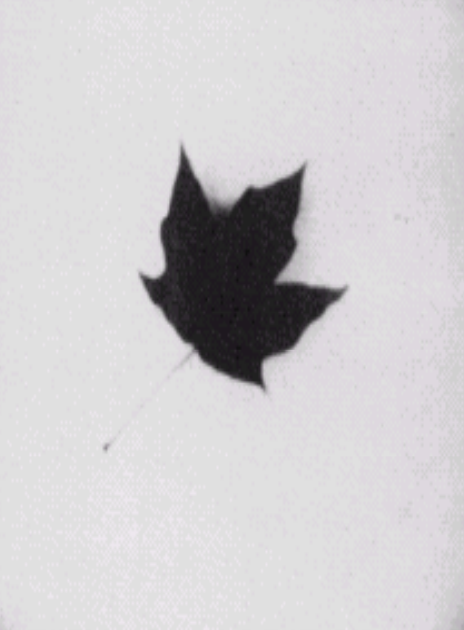
#> input picture Tugas_3/image_region_segmentation.png, 464 x 630 px
$ jupyter execute 5025241187_Implementasi_SegmentasiSimilaritasRegionGrowing.ipynb
#> lines starting #> are read from the running program, lines starting #| are printed output that depends on the picture; after the words box and inside, x2 and y2 are one past the last pixel; in counts of white or black regions, pixels touching at a corner belong together
**Segmentasi Citra Berbasis Similaritas: Region Growing**

---

### 1. Konsep Region Growing

Region Growing adalah metode segmentasi berbasis similaritas di mana piksel-piksel yang memiliki karakteristik serupa (biasanya intensitas) dikumpulkan menjadi satu wilayah (region) yang besar. Proses ini dimulai dari satu atau lebih titik awal (seed points), lalu region diperluas dengan menambahkan piksel-piksel tetangga yang memenuhi kriteria kesamaan tertentu.

---

### 2. Langkah-Langkah Algoritma Region Growing

1. Pilih satu atau lebih titik awal (seed).
2. Bandingkan piksel tetangga dari region dengan ambang batas kesamaan.
3. Tambahkan piksel yang mirip ke dalam region.
4. Ulangi proses untuk piksel baru dalam region sampai tidak ada lagi yang bisa ditambahkan.

---

### 3. Contoh Implementasi Python

[cell 1]
import cv2
import numpy as np
import matplotlib.pyplot as plt

# Fungsi region growing yang stabil (membandingkan terhadap intensitas seed awal)
def region_growing(img, seed, threshold):
    rows, cols = img.shape
    segmented = np.zeros_like(img, dtype=np.uint8)
    segmented[seed] = 255

    # Acuan intensitas seed awal agar kriteria kesamaan konsisten di seluruh piksel
    seed_val = float(img[seed])
    queue = [seed]

    while queue:
        x, y = queue.pop(0)
        for dx in [-1, 0, 1]:
            for dy in [-1, 0, 1]:
                nx, ny = x + dx, y + dy
                if (0 <= nx < rows and 0 <= ny < cols and segmented[nx, ny] == 0):
                    diff = abs(int(img[nx, ny]) - seed_val)
                    if diff < threshold:
                        segmented[nx, ny] = 255
                        queue.append((nx, ny))
    return segmented

# 1. Baca citra daun maple grayscale
img = cv2.imread('image_region_segmentation.png', 0)
#> img: shape (630, 464); min 16, max 234, mean 205.3

# 2. Tentukan seed point tepat di tengah daun
seed_point = (315, 230)  # Koordinat (baris, kolom) di pusat daun
threshold = 25

# 3. Proses segmentasi
result = region_growing(img, seed_point, threshold)
#> in region_growing, `seed_val = float(img[seed])`: seed_val = 27
#> after the loop in region_growing, `while queue:`:
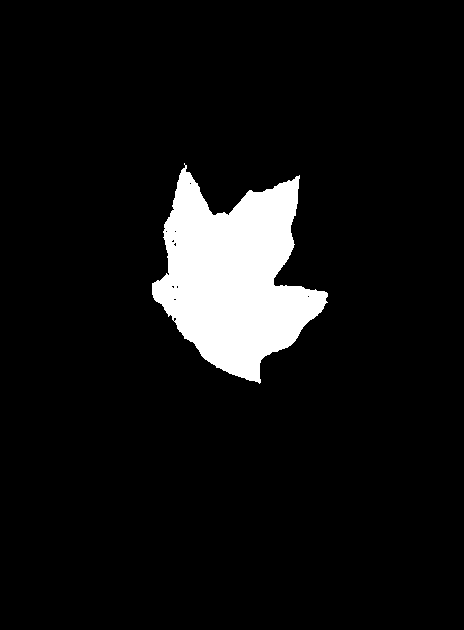
#> segmented: shape (630, 464); 7.5% white; 1 white region, box (x1, y1, x2, y2) and area: (152, 163, 328, 384) 21843
#> after the loop in region_growing, `while queue:`: queue = []

# 4. Visualisasi
plt.figure(figsize=(12, 5))
plt.subplot(1, 2, 1)
plt.imshow(img, cmap='gray')
plt.plot(seed_point[1], seed_point[0], 'ro', markersize=8)  # Titik merah posisi seed
plt.title(f'Citra Asli + Seed Point {seed_point}')
plt.axis('off')

plt.subplot(1, 2, 2)
plt.imshow(result, cmap='gray')
plt.title('Hasil Region Growing Daun (Solid & Mulus)')
plt.axis('off')

plt.tight_layout()
plt.show()
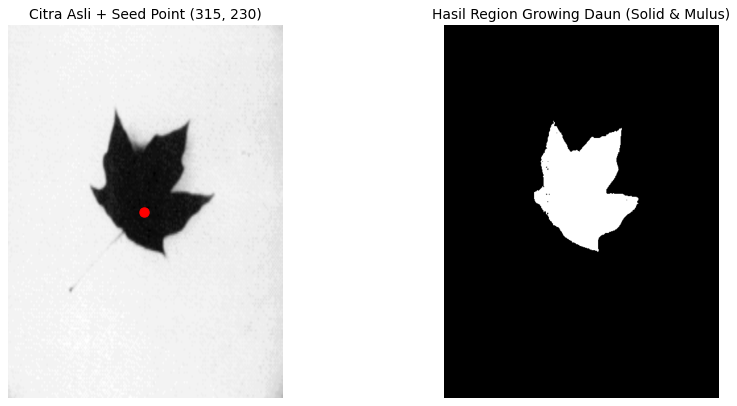
#> figure drawn by matplotlib, 2 panels

---

### 4. Eksperimen Visual dan Parameter

[cell 2]
# Eksperimen variasi ambang batas kesamaan (threshold)
thresholds = [10, 20, 30]

plt.figure(figsize=(15, 4))
for idx, t in enumerate(thresholds, start=1):
    segmented = region_growing(img, seed_point, threshold=t)
    plt.subplot(1, 3, idx)
    plt.imshow(segmented, cmap='gray')
    plt.title(f'Threshold = {t}')
    plt.axis('off')
#> this loop made 3 passes
#> pass 1, `segmented = region_growing(img, seed_point, threshold=t)`:
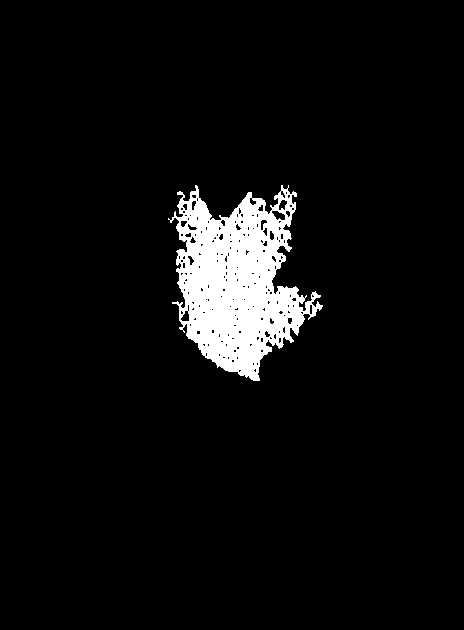
#> segmented: shape (630, 464); 5.6% white; 1 white region, box (x1, y1, x2, y2) and area: (168, 185, 323, 381) 16413

plt.tight_layout()
plt.show()

Eksperimen ini menunjukkan bagaimana sensitivitas threshold mempengaruhi luas dan detail dari hasil segmentasi. Semakin besar threshold, semakin banyak piksel yang dimasukkan ke dalam region.

---

### 5. Integrasi dengan Thresholding dan Deteksi Tepi

Region Growing dapat digunakan bersama metode lain untuk memperbaiki akurasi segmentasi.

#### Region Growing + Thresholding :

[cell 3]
# Daun adalah objek gelap (intensitas rendah) pada latar terang,
# gunakan THRESH_BINARY_INV untuk membuat masker biner daun
_, binary_mask = cv2.threshold(img, 120, 255, cv2.THRESH_BINARY_INV)
#> binary_mask: shape (630, 464); 8.4% white; 1 white region, box (x1, y1, x2, y2) and area: (141, 151, 343, 388) 24464
pre_masked = cv2.bitwise_and(img, img, mask=binary_mask)
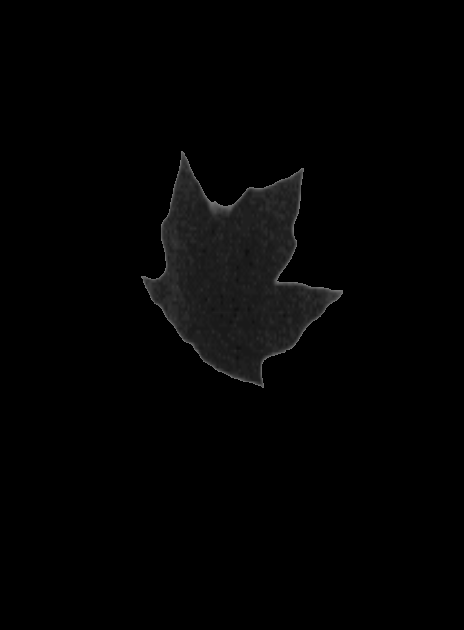
#> pre_masked: shape (630, 464); min 0, max 120, mean 3.2

# Terapkan Region Growing pada citra hasil masking
region = region_growing(pre_masked, seed_point, threshold=25)

plt.figure(figsize=(15, 4))
plt.subplot(1, 3, 1)
plt.imshow(binary_mask, cmap='gray')
plt.title('Masker Biner (Otsu/Threshold)')
plt.axis('off')

plt.subplot(1, 3, 2)
plt.imshow(pre_masked, cmap='gray')
plt.title('Citra Ter-Masking')
plt.axis('off')

plt.subplot(1, 3, 3)
plt.imshow(region, cmap='gray')
plt.title('Region Growing + Thresholding')
plt.axis('off')

plt.tight_layout()
plt.show()

#### Region Growing + Deteksi Tepi :

[cell 4]
# 1. Deteksi tepi daun menggunakan operator Canny
edges = cv2.Canny(img, 50, 150)
#> edges: shape (630, 464); 0.38% white in thin lines or dots, all inside (x1, y1, x2, y2) = (103, 145, 349, 451)

# 2. Region growing untuk mengisolasi area daun
region = region_growing(img, seed_point, threshold=25)

# 3. Gabungkan wilayah region dengan tepian kontur
combined = cv2.bitwise_and(region, edges)
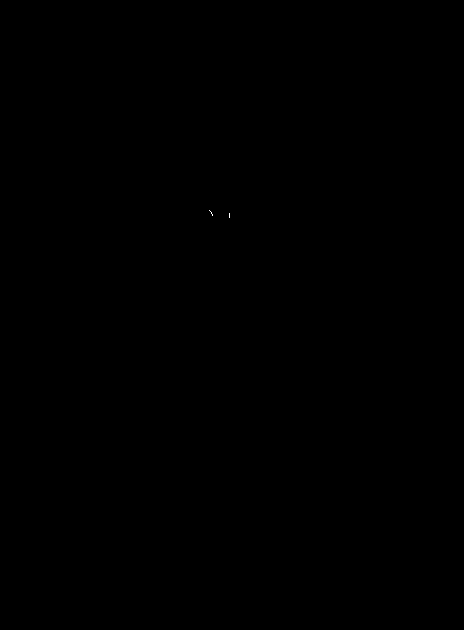
#> combined: shape (630, 464); 0% white in thin lines or dots, all inside (x1, y1, x2, y2) = (209, 210, 230, 218)

plt.figure(figsize=(15, 4))
plt.subplot(1, 3, 1)
plt.imshow(edges, cmap='gray')
plt.title('Tepi Canny')
plt.axis('off')

plt.subplot(1, 3, 2)
plt.imshow(region, cmap='gray')
plt.title('Hasil Region Growing')
plt.axis('off')

plt.subplot(1, 3, 3)
plt.imshow(combined, cmap='gray')
plt.title('Region Growing + Canny Edge (Kontur)')
plt.axis('off')

plt.tight_layout()
plt.show()

---

### 5. Kesimpulan

* Region Growing adalah metode segmentasi intuitif dan sederhana yang cocok digunakan untuk citra dengan kontras intensitas yang cukup jelas antara objek dan latar belakang.
* Kualitas segmentasi sangat sensitif atau dipengaruhi oleh pemilihan seed dan ambang batas (threshold).
* Metode ini dapat digunakan sebagai bagian dari sistem segmentasi hibrida bersama dengan thresholding atau deteksi tepi.
* Pada domain medis, segmentasi ini dapat diterapkan pada citra MRI, CT, atau retina dengan preprocessing yang sesuai.

---

### 6. Eksperimen Tambahan

1. **Uji Sensitivitas Pemilihan Titik Seed (Pusat Daun vs Ujung Tangkai vs Latar Belakang)**: Menguji bagaimana penempatan seed pada wilayah objek yang berbeda mempengaruhi ketuntasan dan bentuk region yang tumbuh.

2. **Segmentasi Berbasis Region Splitting and Merging (Quadtree Decomposition)**: Metode pemisahan hierarkis berbasis pohon kuadran (quadtree) yang membagi citra jika deviasi standar intensitas wilayah $\sigma > \text{threshold}$, lalu menggabungkan blok-blok tetangga yang homogen.

#### 6.1 Eksperimen Pengaruh Pemilihan Posisi Titik Benih (Seed Point - Slide 17 & 18)

Algoritma Region Growing sangat bergantung pada inisialisasi titik benih. Pada eksperimen ini diuji 3 variasi seed:
1. **Seed di Pusat Daun** `(315, 230)`: Menghasilkan segmentasi utuh.
2. **Seed di Ujung Tangkai Daun** `(450, 150)`: Menguji perambatan melalui jalur sempit.
3. **Seed di Latar Belakang** `(50, 50)`: Menunjukkan kegagalan jika seed salah ditempatkan di luar objek.

[cell 5]
# Tiga variasi posisi seed
test_seeds = {
    'Pusat Daun (Ideal)': (315, 230),
    'Tangkai Daun (Sempit)': (450, 150),
    'Latar Belakang (Salah)': (50, 50)
}

plt.figure(figsize=(16, 4))
for idx, (label, s_pt) in enumerate(test_seeds.items(), start=1):
    seg = region_growing(img, s_pt, threshold=25)
    plt.subplot(1, 3, idx)
    plt.imshow(seg, cmap='gray')
    plt.plot(s_pt[1], s_pt[0], 'ro', markersize=6)
    plt.title(f'{label}\nSeed: {s_pt}')
    plt.axis('off')
#> this loop made 3 passes
#> seed_val in region_growing on passes 1 to 3: 27, 224, 224
#> pass 2, `seg = region_growing(img, s_pt, threshold=25)`:
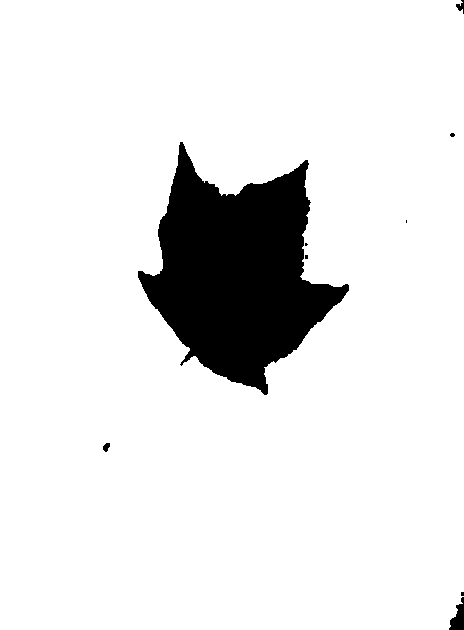
#> seg: shape (630, 464); 90.2% white; 9 black regions (5 under 20 px), largest, box (x1, y1, x2, y2) and area: (138, 142, 349, 395) 28250, (449, 597, 464, 630) 285, (456, 0, 464, 14) 55, (103, 443, 110, 452) 44

plt.tight_layout()
plt.show()
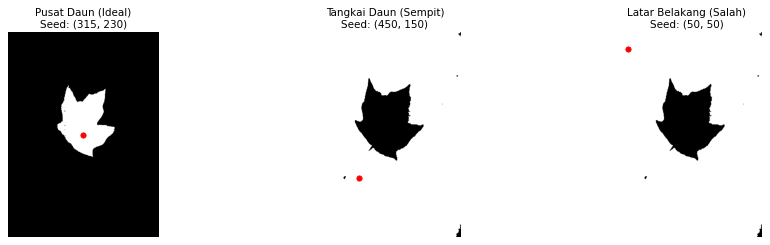
#> figure drawn by matplotlib, 3 panels

#### 6.2 Eksperimen Region Splitting & Merging (Quadtree Decomposition - Slide 15 & 16)

Sesuai materi Slide 15 dan 16 (*FIGURE 10.43: Contoh Hasil Splitting & Merging pada citra daun*):
Citra dipartisi secara rekursif ke dalam 4 kuadran jika predikat homogenitas (misalnya standar deviasi intensitas $\sigma > \text{threshold}$) tidak terpenuhi. Blok-blok homogen kemudian diisi nilai rata-rata lokal untuk membentuk blok-blok segmentasi wilayah.

[cell 6]
# Implementasi Quadtree Splitting berbasis Standar Deviasi
def split_quadtree(image, x, y, w, h, std_thresh, min_size=4):
    region = image[y:y+h, x:x+w]
    # Jika wilayah homogen atau ukuran sudah mencapai batas minimum
    if np.std(region) <= std_thresh or w <= min_size or h <= min_size:
        return [(x, y, w, h, np.mean(region))]

    # Lakukan splitting menjadi 4 kuadran
    half_w, half_h = w // 2, h // 2
    blocks = []
    blocks.extend(split_quadtree(image, x, y, half_w, half_h, std_thresh, min_size))
    blocks.extend(split_quadtree(image, x + half_w, y, w - half_w, half_h, std_thresh, min_size))
    blocks.extend(split_quadtree(image, x, y + half_h, half_w, h - half_h, std_thresh, min_size))
    blocks.extend(split_quadtree(image, x + half_w, y + half_h, w - half_w, h - half_h, std_thresh, min_size))
    return blocks

h_img, w_img = img.shape
#> h_img = 630; w_img = 464
# Terapkan quadtree split dengan threshold deviasi standar = 15
blocks = split_quadtree(img, 0, 0, w_img, h_img, std_thresh=15, min_size=4)
#> in split_quadtree (call 6), `region = image[y:y+h, x:x+w]`:
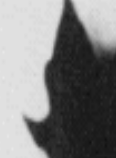
#> region: shape (158, 116); min 17, max 232, mean 127.9
#> in split_quadtree (call 23), `region = image[y:y+h, x:x+w]`:
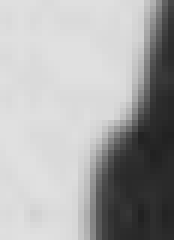
#> region: shape (40, 29) (shown 6 times larger); min 33, max 224, mean 169.8
#> blocks = 637 items, first 6: (0, 0, 116, 157, 223.2), (116, 0, 116, 157, 223.9), (0, 157, 116, 158, 223.4), (116, 157, 29, 39, 223.4), (145, 157, 14, 19, 222.3), (159, 157, 15, 19, 221.2)

# Rekonstruksi citra hasil split
quadtree_img = np.zeros_like(img)
for x, y, w, h, mean_val in blocks:
    quadtree_img[y:y+h, x:x+w] = int(mean_val)
#> this loop made 637 passes

# Thresholding hasil quadtree untuk segmentasi final daun (seperti Fig 10.43b di slide 16)
_, split_merge_segmented = cv2.threshold(quadtree_img, 120, 255, cv2.THRESH_BINARY_INV)
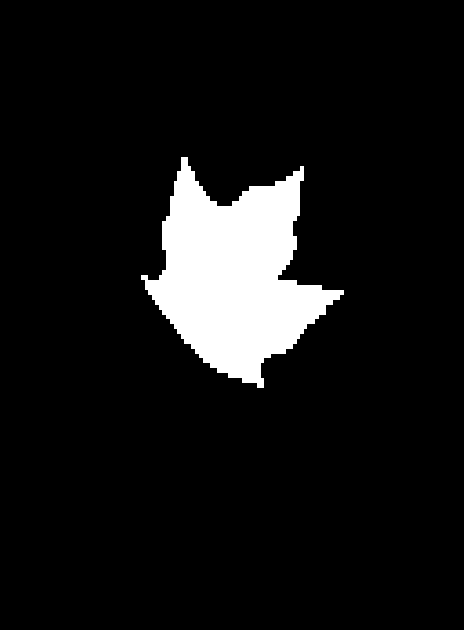
#> split_merge_segmented: shape (630, 464); 8.4% white; 1 white region, box (x1, y1, x2, y2) and area: (141, 157, 344, 388) 24418

plt.figure(figsize=(15, 5))
plt.subplot(1, 3, 1)
plt.imshow(img, cmap='gray')
plt.title('Citra Asli Daun Maple (Slide 16)')
plt.axis('off')

plt.subplot(1, 3, 2)
plt.imshow(quadtree_img, cmap='gray')
plt.title('Hasil Quadtree Decomposition')
plt.axis('off')

plt.subplot(1, 3, 3)
plt.imshow(split_merge_segmented, cmap='gray')
plt.title('Hasil Region Split & Merge (FIGURE 10.43b)')
plt.axis('off')

plt.tight_layout()
plt.show()
